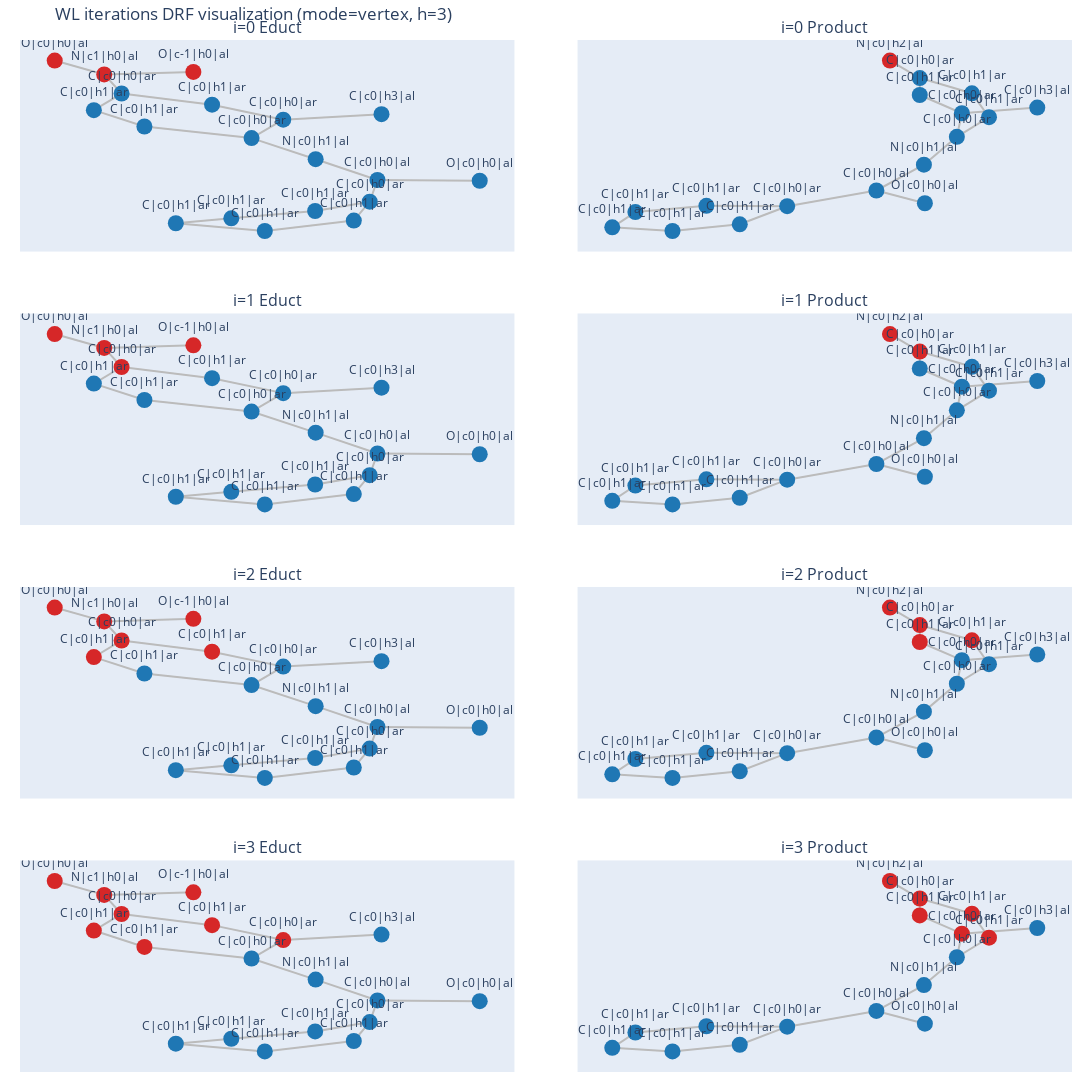

The notebook cell this image was saved under:
### Markdown cell above
### WL-Iterations- Visualisation for one reaction (vertex features)

### Code cell
fig_vertex_wl.show(renderer="vscode")

### Figure 1 — Plotly figure (JSON) as saved in the notebook; plotly's stock layout.template omitted (floating-point values rounded to 4 significant figures)
{"data": [{"hoverinfo": "none", "line": {"color": "#bbb", "width": 2}, "mode": "lines", "showlegend": false, "type": "scatter", "x": [0.2038, 0.05309, null, 0.05309, -0.05608, null, 0.05309, 0.004479, null, -0.05608, -0.1949, null, -0.1949, -0.2215, null, -0.1949, -0.2374, null, -0.2215, -0.2974, null, -0.2215, -0.08478, null, -0.2374, -0.1599, null, -0.1599, 0.004479, null, 0.004479, 0.1028, null, 0.1028, 0.1976, null, 0.1976, 0.3545, null, 0.1976, 0.1857, null, 0.1857, 0.1613, null, 0.1857, 0.102, null, 0.1613, 0.02483, null, 0.02483, -0.1117, null, -0.1117, -0.02656, null, -0.02656, 0.102, null], "xaxis": "x", "y": [0.3969, 0.3352, null, 0.3352, 0.5035, null, 0.3352, 0.1279, null, 0.5035, 0.6292, null, 0.6292, 0.844, null, 0.6292, 0.4424, null, 0.844, 1, null, 0.844, 0.8728, null, 0.4424, 0.2581, null, 0.2581, 0.1279, null, 0.1279, -0.1096, null, -0.1096, -0.344, null, -0.344, -0.3525, null, -0.344, -0.5875, null, -0.5875, -0.8003, null, -0.5875, -0.6929, null, -0.8003, -0.9175, null, -0.9175, -0.8305, null, -0.8305, -0.7753, null, -0.7753, -0.6929, null], "yaxis": "y"}, {"hoverinfo": "text", "hovertext": ["C|c0|h3|al", "C|c0|h0|ar", "C|c0|h1|ar", "C|c0|h0|ar", "N|c1|h0|al", "O|c0|h0|al", "O|c-1|h0|al", "C|c0|h1|ar", "C|c0|h1|ar", "C|c0|h0|ar", "N|c0|h1|al", "C|c0|h0|al", "O|c0|h0|al", "C|c0|h0|ar", "C|c0|h1|ar", "C|c0|h1|ar", "C|c0|h1|ar", "C|c0|h1|ar", "C|c0|h1|ar"], "marker": {"color": ["#1f77b4", "#1f77b4", "#1f77b4", "#1f77b4", "#d62728", "#d62728", "#d62728", "#1f77b4", "#1f77b4", "#1f77b4", "#1f77b4", "#1f77b4", "#1f77b4", "#1f77b4", "#1f77b4", "#1f77b4", "#1f77b4", "#1f77b4", "#1f77b4"], "size": 16}, "mode": "markers+text", "showlegend": false, "text": ["C|c0|h3|al", "C|c0|h0|ar", "C|c0|h1|ar", "C|c0|h0|ar", "N|c1|h0|al", "O|c0|h0|al", "O|c-1|h0|al", "C|c0|h1|ar", "C|c0|h1|ar", "C|c0|h0|ar", "N|c0|h1|al", "C|c0|h0|al", "O|c0|h0|al", "C|c0|h0|ar", "C|c0|h1|ar", "C|c0|h1|ar", "C|c0|h1|ar", "C|c0|h1|ar", "C|c0|h1|ar"], "textposition": "top center", "type": "scatter", "x": [0.2038, 0.05309, -0.05608, -0.1949, -0.2215, -0.2974, -0.08478, -0.2374, -0.1599, 0.004479, 0.1028, 0.1976, 0.3545, 0.1857, 0.1613, 0.02483, -0.1117, -0.02656, 0.102], "xaxis": "x", "y": [0.3969, 0.3352, 0.5035, 0.6292, 0.844, 1, 0.8728, 0.4424, 0.2581, 0.1279, -0.1096, -0.344, -0.3525, -0.5875, -0.8003, -0.9175, -0.8305, -0.7753, -0.6929], "yaxis": "y"}, {"hoverinfo": "none", "line": {"color": "#bbb", "width": 2}, "mode": "lines", "showlegend": false, "type": "scatter", "x": [0.5173, 0.304, null, 0.304, 0.1848, null, 0.304, 0.2898, null, 0.1848, 0.185, null, 0.185, 0.1005, null, 0.185, 0.3324, null, 0.3324, 0.3807, null, 0.3807, 0.2898, null, 0.2898, 0.1966, null, 0.1966, 0.06219, null, 0.06219, 0.1993, null, 0.06219, -0.1902, null, -0.1902, -0.4188, null, -0.1902, -0.3243, null, -0.4188, -0.6196, null, -0.6196, -0.685, null, -0.685, -0.5147, null, -0.5147, -0.3243, null], "xaxis": "x2", "y": [0.5123, 0.4533, null, 0.4533, 0.6425, null, 0.4533, 0.2084, null, 0.6425, 0.8183, null, 0.8183, 1, null, 0.8183, 0.6599, null, 0.6599, 0.412, null, 0.412, 0.2084, null, 0.2084, -0.08084, null, -0.08084, -0.3492, null, -0.3492, -0.4816, null, -0.3492, -0.5122, null, -0.5122, -0.5084, null, -0.5122, -0.7, null, -0.5084, -0.573, null, -0.573, -0.732, null, -0.732, -0.7695, null, -0.7695, -0.7, null], "yaxis": "y2"}, {"hoverinfo": "text", "hovertext": ["C|c0|h3|al", "C|c0|h0|ar", "C|c0|h1|ar", "C|c0|h0|ar", "N|c0|h2|al", "C|c0|h1|ar", "C|c0|h1|ar", "C|c0|h0|ar", "N|c0|h1|al", "C|c0|h0|al", "O|c0|h0|al", "C|c0|h0|ar", "C|c0|h1|ar", "C|c0|h1|ar", "C|c0|h1|ar", "C|c0|h1|ar", "C|c0|h1|ar"], "marker": {"color": ["#1f77b4", "#1f77b4", "#1f77b4", "#1f77b4", "#d62728", "#1f77b4", "#1f77b4", "#1f77b4", "#1f77b4", "#1f77b4", "#1f77b4", "#1f77b4", "#1f77b4", "#1f77b4", "#1f77b4", "#1f77b4", "#1f77b4"], "size": 16}, "mode": "markers+text", "showlegend": false, "text": ["C|c0|h3|al", "C|c0|h0|ar", "C|c0|h1|ar", "C|c0|h0|ar", "N|c0|h2|al", "C|c0|h1|ar", "C|c0|h1|ar", "C|c0|h0|ar", "N|c0|h1|al", "C|c0|h0|al", "O|c0|h0|al", "C|c0|h0|ar", "C|c0|h1|ar", "C|c0|h1|ar", "C|c0|h1|ar", "C|c0|h1|ar", "C|c0|h1|ar"], "textposition": "top center", "type": "scatter", "x": [0.5173, 0.304, 0.1848, 0.185, 0.1005, 0.3324, 0.3807, 0.2898, 0.1966, 0.06219, 0.1993, -0.1902, -0.4188, -0.6196, -0.685, -0.5147, -0.3243], "xaxis": "x2", "y": [0.5123, 0.4533, 0.6425, 0.8183, 1, 0.6599, 0.412, 0.2084, -0.08084, -0.3492, -0.4816, -0.5122, -0.5084, -0.573, -0.732, -0.7695, -0.7], "yaxis": "y2"}, {"hoverinfo": "none", "line": {"color": "#bbb", "width": 2}, "mode": "lines", "showlegend": false, "type": "scatter", "x": [0.2038, 0.05309, null, 0.05309, -0.05608, null, 0.05309, 0.004479, null, -0.05608, -0.1949, null, -0.1949, -0.2215, null, -0.1949, -0.2374, null, -0.2215, -0.2974, null, -0.2215, -0.08478, null, -0.2374, -0.1599, null, -0.1599, 0.004479, null, 0.004479, 0.1028, null, 0.1028, 0.1976, null, 0.1976, 0.3545, null, 0.1976, 0.1857, null, 0.1857, 0.1613, null, 0.1857, 0.102, null, 0.1613, 0.02483, null, 0.02483, -0.1117, null, -0.1117, -0.02656, null, -0.02656, 0.102, null], "xaxis": "x3", "y": [0.3969, 0.3352, null, 0.3352, 0.5035, null, 0.3352, 0.1279, null, 0.5035, 0.6292, null, 0.6292, 0.844, null, 0.6292, 0.4424, null, 0.844, 1, null, 0.844, 0.8728, null, 0.4424, 0.2581, null, 0.2581, 0.1279, null, 0.1279, -0.1096, null, -0.1096, -0.344, null, -0.344, -0.3525, null, -0.344, -0.5875, null, -0.5875, -0.8003, null, -0.5875, -0.6929, null, -0.8003, -0.9175, null, -0.9175, -0.8305, null, -0.8305, -0.7753, null, -0.7753, -0.6929, null], "yaxis": "y3"}, {"hoverinfo": "text", "hovertext": ["C|c0|h3|al", "C|c0|h0|ar", "C|c0|h1|ar", "C|c0|h0|ar", "N|c1|h0|al", "O|c0|h0|al", "O|c-1|h0|al", "C|c0|h1|ar", "C|c0|h1|ar", "C|c0|h0|ar", "N|c0|h1|al", "C|c0|h0|al", "O|c0|h0|al", "C|c0|h0|ar", "C|c0|h1|ar", "C|c0|h1|ar", "C|c0|h1|ar", "C|c0|h1|ar", "C|c0|h1|ar"], "marker": {"color": ["#1f77b4", "#1f77b4", "#1f77b4", "#d62728", "#d62728", "#d62728", "#d62728", "#1f77b4", "#1f77b4", "#1f77b4", "#1f77b4", "#1f77b4", "#1f77b4", "#1f77b4", "#1f77b4", "#1f77b4", "#1f77b4", "#1f77b4", "#1f77b4"], "size": 16}, "mode": "markers+text", "showlegend": false, "text": ["C|c0|h3|al", "C|c0|h0|ar", "C|c0|h1|ar", "C|c0|h0|ar", "N|c1|h0|al", "O|c0|h0|al", "O|c-1|h0|al", "C|c0|h1|ar", "C|c0|h1|ar", "C|c0|h0|ar", "N|c0|h1|al", "C|c0|h0|al", "O|c0|h0|al", "C|c0|h0|ar", "C|c0|h1|ar", "C|c0|h1|ar", "C|c0|h1|ar", "C|c0|h1|ar", "C|c0|h1|ar"], "textposition": "top center", "type": "scatter", "x": [0.2038, 0.05309, -0.05608, -0.1949, -0.2215, -0.2974, -0.08478, -0.2374, -0.1599, 0.004479, 0.1028, 0.1976, 0.3545, 0.1857, 0.1613, 0.02483, -0.1117, -0.02656, 0.102], "xaxis": "x3", "y": [0.3969, 0.3352, 0.5035, 0.6292, 0.844, 1, 0.8728, 0.4424, 0.2581, 0.1279, -0.1096, -0.344, -0.3525, -0.5875, -0.8003, -0.9175, -0.8305, -0.7753, -0.6929], "yaxis": "y3"}, {"hoverinfo": "none", "line": {"color": "#bbb", "width": 2}, "mode": "lines", "showlegend": false, "type": "scatter", "x": [0.5173, 0.304, null, 0.304, 0.1848, null, 0.304, 0.2898, null, 0.1848, 0.185, null, 0.185, 0.1005, null, 0.185, 0.3324, null, 0.3324, 0.3807, null, 0.3807, 0.2898, null, 0.2898, 0.1966, null, 0.1966, 0.06219, null, 0.06219, 0.1993, null, 0.06219, -0.1902, null, -0.1902, -0.4188, null, -0.1902, -0.3243, null, -0.4188, -0.6196, null, -0.6196, -0.685, null, -0.685, -0.5147, null, -0.5147, -0.3243, null], "xaxis": "x4", "y": [0.5123, 0.4533, null, 0.4533, 0.6425, null, 0.4533, 0.2084, null, 0.6425, 0.8183, null, 0.8183, 1, null, 0.8183, 0.6599, null, 0.6599, 0.412, null, 0.412, 0.2084, null, 0.2084, -0.08084, null, -0.08084, -0.3492, null, -0.3492, -0.4816, null, -0.3492, -0.5122, null, -0.5122, -0.5084, null, -0.5122, -0.7, null, -0.5084, -0.573, null, -0.573, -0.732, null, -0.732, -0.7695, null, -0.7695, -0.7, null], "yaxis": "y4"}, {"hoverinfo": "text", "hovertext": ["C|c0|h3|al", "C|c0|h0|ar", "C|c0|h1|ar", "C|c0|h0|ar", "N|c0|h2|al", "C|c0|h1|ar", "C|c0|h1|ar", "C|c0|h0|ar", "N|c0|h1|al", "C|c0|h0|al", "O|c0|h0|al", "C|c0|h0|ar", "C|c0|h1|ar", "C|c0|h1|ar", "C|c0|h1|ar", "C|c0|h1|ar", "C|c0|h1|ar"], "marker": {"color": ["#1f77b4", "#1f77b4", "#1f77b4", "#d62728", "#d62728", "#1f77b4", "#1f77b4", "#1f77b4", "#1f77b4", "#1f77b4", "#1f77b4", "#1f77b4", "#1f77b4", "#1f77b4", "#1f77b4", "#1f77b4", "#1f77b4"], "size": 16}, "mode": "markers+text", "showlegend": false, "text": ["C|c0|h3|al", "C|c0|h0|ar", "C|c0|h1|ar", "C|c0|h0|ar", "N|c0|h2|al", "C|c0|h1|ar", "C|c0|h1|ar", "C|c0|h0|ar", "N|c0|h1|al", "C|c0|h0|al", "O|c0|h0|al", "C|c0|h0|ar", "C|c0|h1|ar", "C|c0|h1|ar", "C|c0|h1|ar", "C|c0|h1|ar", "C|c0|h1|ar"], "textposition": "top center", "type": "scatter", "x": [0.5173, 0.304, 0.1848, 0.185, 0.1005, 0.3324, 0.3807, 0.2898, 0.1966, 0.06219, 0.1993, -0.1902, -0.4188, -0.6196, -0.685, -0.5147, -0.3243], "xaxis": "x4", "y": [0.5123, 0.4533, 0.6425, 0.8183, 1, 0.6599, 0.412, 0.2084, -0.08084, -0.3492, -0.4816, -0.5122, -0.5084, -0.573, -0.732, -0.7695, -0.7], "yaxis": "y4"}, {"hoverinfo": "none", "line": {"color": "#bbb", "width": 2}, "mode": "lines", "showlegend": false, "type": "scatter", "x": [0.2038, 0.05309, null, 0.05309, -0.05608, null, 0.05309, 0.004479, null, -0.05608, -0.1949, null, -0.1949, -0.2215, null, -0.1949, -0.2374, null, -0.2215, -0.2974, null, -0.2215, -0.08478, null, -0.2374, -0.1599, null, -0.1599, 0.004479, null, 0.004479, 0.1028, null, 0.1028, 0.1976, null, 0.1976, 0.3545, null, 0.1976, 0.1857, null, 0.1857, 0.1613, null, 0.1857, 0.102, null, 0.1613, 0.02483, null, 0.02483, -0.1117, null, -0.1117, -0.02656, null, -0.02656, 0.102, null], "xaxis": "x5", "y": [0.3969, 0.3352, null, 0.3352, 0.5035, null, 0.3352, 0.1279, null, 0.5035, 0.6292, null, 0.6292, 0.844, null, 0.6292, 0.4424, null, 0.844, 1, null, 0.844, 0.8728, null, 0.4424, 0.2581, null, 0.2581, 0.1279, null, 0.1279, -0.1096, null, -0.1096, -0.344, null, -0.344, -0.3525, null, -0.344, -0.5875, null, -0.5875, -0.8003, null, -0.5875, -0.6929, null, -0.8003, -0.9175, null, -0.9175, -0.8305, null, -0.8305, -0.7753, null, -0.7753, -0.6929, null], "yaxis": "y5"}, {"hoverinfo": "text", "hovertext": ["C|c0|h3|al", "C|c0|h0|ar", "C|c0|h1|ar", "C|c0|h0|ar", "N|c1|h0|al", "O|c0|h0|al", "O|c-1|h0|al", "C|c0|h1|ar", "C|c0|h1|ar", "C|c0|h0|ar", "N|c0|h1|al", "C|c0|h0|al", "O|c0|h0|al", "C|c0|h0|ar", "C|c0|h1|ar", "C|c0|h1|ar", "C|c0|h1|ar", "C|c0|h1|ar", "C|c0|h1|ar"], "marker": {"color": ["#1f77b4", "#1f77b4", "#d62728", "#d62728", "#d62728", "#d62728", "#d62728", "#d62728", "#1f77b4", "#1f77b4", "#1f77b4", "#1f77b4", "#1f77b4", "#1f77b4", "#1f77b4", "#1f77b4", "#1f77b4", "#1f77b4", "#1f77b4"], "size": 16}, "mode": "markers+text", "showlegend": false, "text": ["C|c0|h3|al", "C|c0|h0|ar", "C|c0|h1|ar", "C|c0|h0|ar", "N|c1|h0|al", "O|c0|h0|al", "O|c-1|h0|al", "C|c0|h1|ar", "C|c0|h1|ar", "C|c0|h0|ar", "N|c0|h1|al", "C|c0|h0|al", "O|c0|h0|al", "C|c0|h0|ar", "C|c0|h1|ar", "C|c0|h1|ar", "C|c0|h1|ar", "C|c0|h1|ar", "C|c0|h1|ar"], "textposition": "top center", "type": "scatter", "x": [0.2038, 0.05309, -0.05608, -0.1949, -0.2215, -0.2974, -0.08478, -0.2374, -0.1599, 0.004479, 0.1028, 0.1976, 0.3545, 0.1857, 0.1613, 0.02483, -0.1117, -0.02656, 0.102], "xaxis": "x5", "y": [0.3969, 0.3352, 0.5035, 0.6292, 0.844, 1, 0.8728, 0.4424, 0.2581, 0.1279, -0.1096, -0.344, -0.3525, -0.5875, -0.8003, -0.9175, -0.8305, -0.7753, -0.6929], "yaxis": "y5"}, {"hoverinfo": "none", "line": {"color": "#bbb", "width": 2}, "mode": "lines", "showlegend": false, "type": "scatter", "x": [0.5173, 0.304, null, 0.304, 0.1848, null, 0.304, 0.2898, null, 0.1848, 0.185, null, 0.185, 0.1005, null, 0.185, 0.3324, null, 0.3324, 0.3807, null, 0.3807, 0.2898, null, 0.2898, 0.1966, null, 0.1966, 0.06219, null, 0.06219, 0.1993, null, 0.06219, -0.1902, null, -0.1902, -0.4188, null, -0.1902, -0.3243, null, -0.4188, -0.6196, null, -0.6196, -0.685, null, -0.685, -0.5147, null, -0.5147, -0.3243, null], "xaxis": "x6", "y": [0.5123, 0.4533, null, 0.4533, 0.6425, null, 0.4533, 0.2084, null, 0.6425, 0.8183, null, 0.8183, 1, null, 0.8183, 0.6599, null, 0.6599, 0.412, null, 0.412, 0.2084, null, 0.2084, -0.08084, null, -0.08084, -0.3492, null, -0.3492, -0.4816, null, -0.3492, -0.5122, null, -0.5122, -0.5084, null, -0.5122, -0.7, null, -0.5084, -0.573, null, -0.573, -0.732, null, -0.732, -0.7695, null, -0.7695, -0.7, null], "yaxis": "y6"}, {"hoverinfo": "text", "hovertext": ["C|c0|h3|al", "C|c0|h0|ar", "C|c0|h1|ar", "C|c0|h0|ar", "N|c0|h2|al", "C|c0|h1|ar", "C|c0|h1|ar", "C|c0|h0|ar", "N|c0|h1|al", "C|c0|h0|al", "O|c0|h0|al", "C|c0|h0|ar", "C|c0|h1|ar", "C|c0|h1|ar", "C|c0|h1|ar", "C|c0|h1|ar", "C|c0|h1|ar"], "marker": {"color": ["#1f77b4", "#1f77b4", "#d62728", "#d62728", "#d62728", "#d62728", "#1f77b4", "#1f77b4", "#1f77b4", "#1f77b4", "#1f77b4", "#1f77b4", "#1f77b4", "#1f77b4", "#1f77b4", "#1f77b4", "#1f77b4"], "size": 16}, "mode": "markers+text", "showlegend": false, "text": ["C|c0|h3|al", "C|c0|h0|ar", "C|c0|h1|ar", "C|c0|h0|ar", "N|c0|h2|al", "C|c0|h1|ar", "C|c0|h1|ar", "C|c0|h0|ar", "N|c0|h1|al", "C|c0|h0|al", "O|c0|h0|al", "C|c0|h0|ar", "C|c0|h1|ar", "C|c0|h1|ar", "C|c0|h1|ar", "C|c0|h1|ar", "C|c0|h1|ar"], "textposition": "top center", "type": "scatter", "x": [0.5173, 0.304, 0.1848, 0.185, 0.1005, 0.3324, 0.3807, 0.2898, 0.1966, 0.06219, 0.1993, -0.1902, -0.4188, -0.6196, -0.685, -0.5147, -0.3243], "xaxis": "x6", "y": [0.5123, 0.4533, 0.6425, 0.8183, 1, 0.6599, 0.412, 0.2084, -0.08084, -0.3492, -0.4816, -0.5122, -0.5084, -0.573, -0.732, -0.7695, -0.7], "yaxis": "y6"}, {"hoverinfo": "none", "line": {"color": "#bbb", "width": 2}, "mode": "lines", "showlegend": false, "type": "scatter", "x": [0.2038, 0.05309, null, 0.05309, -0.05608, null, 0.05309, 0.004479, null, -0.05608, -0.1949, null, -0.1949, -0.2215, null, -0.1949, -0.2374, null, -0.2215, -0.2974, null, -0.2215, -0.08478, null, -0.2374, -0.1599, null, -0.1599, 0.004479, null, 0.004479, 0.1028, null, 0.1028, 0.1976, null, 0.1976, 0.3545, null, 0.1976, 0.1857, null, 0.1857, 0.1613, null, 0.1857, 0.102, null, 0.1613, 0.02483, null, 0.02483, -0.1117, null, -0.1117, -0.02656, null, -0.02656, 0.102, null], "xaxis": "x7", "y": [0.3969, 0.3352, null, 0.3352, 0.5035, null, 0.3352, 0.1279, null, 0.5035, 0.6292, null, 0.6292, 0.844, null, 0.6292, 0.4424, null, 0.844, 1, null, 0.844, 0.8728, null, 0.4424, 0.2581, null, 0.2581, 0.1279, null, 0.1279, -0.1096, null, -0.1096, -0.344, null, -0.344, -0.3525, null, -0.344, -0.5875, null, -0.5875, -0.8003, null, -0.5875, -0.6929, null, -0.8003, -0.9175, null, -0.9175, -0.8305, null, -0.8305, -0.7753, null, -0.7753, -0.6929, null], "yaxis": "y7"}, {"hoverinfo": "text", "hovertext": ["C|c0|h3|al", "C|c0|h0|ar", "C|c0|h1|ar", "C|c0|h0|ar", "N|c1|h0|al", "O|c0|h0|al", "O|c-1|h0|al", "C|c0|h1|ar", "C|c0|h1|ar", "C|c0|h0|ar", "N|c0|h1|al", "C|c0|h0|al", "O|c0|h0|al", "C|c0|h0|ar", "C|c0|h1|ar", "C|c0|h1|ar", "C|c0|h1|ar", "C|c0|h1|ar", "C|c0|h1|ar"], "marker": {"color": ["#1f77b4", "#d62728", "#d62728", "#d62728", "#d62728", "#d62728", "#d62728", "#d62728", "#d62728", "#1f77b4", "#1f77b4", "#1f77b4", "#1f77b4", "#1f77b4", "#1f77b4", "#1f77b4", "#1f77b4", "#1f77b4", "#1f77b4"], "size": 16}, "mode": "markers+text", "showlegend": false, "text": ["C|c0|h3|al", "C|c0|h0|ar", "C|c0|h1|ar", "C|c0|h0|ar", "N|c1|h0|al", "O|c0|h0|al", "O|c-1|h0|al", "C|c0|h1|ar", "C|c0|h1|ar", "C|c0|h0|ar", "N|c0|h1|al", "C|c0|h0|al", "O|c0|h0|al", "C|c0|h0|ar", "C|c0|h1|ar", "C|c0|h1|ar", "C|c0|h1|ar", "C|c0|h1|ar", "C|c0|h1|ar"], "textposition": "top center", "type": "scatter", "x": [0.2038, 0.05309, -0.05608, -0.1949, -0.2215, -0.2974, -0.08478, -0.2374, -0.1599, 0.004479, 0.1028, 0.1976, 0.3545, 0.1857, 0.1613, 0.02483, -0.1117, -0.02656, 0.102], "xaxis": "x7", "y": [0.3969, 0.3352, 0.5035, 0.6292, 0.844, 1, 0.8728, 0.4424, 0.2581, 0.1279, -0.1096, -0.344, -0.3525, -0.5875, -0.8003, -0.9175, -0.8305, -0.7753, -0.6929], "yaxis": "y7"}, {"hoverinfo": "none", "line": {"color": "#bbb", "width": 2}, "mode": "lines", "showlegend": false, "type": "scatter", "x": [0.5173, 0.304, null, 0.304, 0.1848, null, 0.304, 0.2898, null, 0.1848, 0.185, null, 0.185, 0.1005, null, 0.185, 0.3324, null, 0.3324, 0.3807, null, 0.3807, 0.2898, null, 0.2898, 0.1966, null, 0.1966, 0.06219, null, 0.06219, 0.1993, null, 0.06219, -0.1902, null, -0.1902, -0.4188, null, -0.1902, -0.3243, null, -0.4188, -0.6196, null, -0.6196, -0.685, null, -0.685, -0.5147, null, -0.5147, -0.3243, null], "xaxis": "x8", "y": [0.5123, 0.4533, null, 0.4533, 0.6425, null, 0.4533, 0.2084, null, 0.6425, 0.8183, null, 0.8183, 1, null, 0.8183, 0.6599, null, 0.6599, 0.412, null, 0.412, 0.2084, null, 0.2084, -0.08084, null, -0.08084, -0.3492, null, -0.3492, -0.4816, null, -0.3492, -0.5122, null, -0.5122, -0.5084, null, -0.5122, -0.7, null, -0.5084, -0.573, null, -0.573, -0.732, null, -0.732, -0.7695, null, -0.7695, -0.7, null], "yaxis": "y8"}, {"hoverinfo": "text", "hovertext": ["C|c0|h3|al", "C|c0|h0|ar", "C|c0|h1|ar", "C|c0|h0|ar", "N|c0|h2|al", "C|c0|h1|ar", "C|c0|h1|ar", "C|c0|h0|ar", "N|c0|h1|al", "C|c0|h0|al", "O|c0|h0|al", "C|c0|h0|ar", "C|c0|h1|ar", "C|c0|h1|ar", "C|c0|h1|ar", "C|c0|h1|ar", "C|c0|h1|ar"], "marker": {"color": ["#1f77b4", "#d62728", "#d62728", "#d62728", "#d62728", "#d62728", "#d62728", "#1f77b4", "#1f77b4", "#1f77b4", "#1f77b4", "#1f77b4", "#1f77b4", "#1f77b4", "#1f77b4", "#1f77b4", "#1f77b4"], "size": 16}, "mode": "markers+text", "showlegend": false, "text": ["C|c0|h3|al", "C|c0|h0|ar", "C|c0|h1|ar", "C|c0|h0|ar", "N|c0|h2|al", "C|c0|h1|ar", "C|c0|h1|ar", "C|c0|h0|ar", "N|c0|h1|al", "C|c0|h0|al", "O|c0|h0|al", "C|c0|h0|ar", "C|c0|h1|ar", "C|c0|h1|ar", "C|c0|h1|ar", "C|c0|h1|ar", "C|c0|h1|ar"], "textposition": "top center", "type": "scatter", "x": [0.5173, 0.304, 0.1848, 0.185, 0.1005, 0.3324, 0.3807, 0.2898, 0.1966, 0.06219, 0.1993, -0.1902, -0.4188, -0.6196, -0.685, -0.5147, -0.3243], "xaxis": "x8", "y": [0.5123, 0.4533, 0.6425, 0.8183, 1, 0.6599, 0.412, 0.2084, -0.08084, -0.3492, -0.4816, -0.5122, -0.5084, -0.573, -0.732, -0.7695, -0.7], "yaxis": "y8"}], "layout": {"annotations": [{"font": {"size": 16}, "showarrow": false, "text": "i=0 Educt", "x": 0.235, "xanchor": "center", "xref": "paper", "y": 1, "yanchor": "bottom", "yref": "paper"}, {"font": {"size": 16}, "showarrow": false, "text": "i=0 Product", "x": 0.765, "xanchor": "center", "xref": "paper", "y": 1, "yanchor": "bottom", "yref": "paper"}, {"font": {"size": 16}, "showarrow": false, "text": "i=1 Educt", "x": 0.235, "xanchor": "center", "xref": "paper", "y": 0.735, "yanchor": "bottom", "yref": "paper"}, {"font": {"size": 16}, "showarrow": false, "text": "i=1 Product", "x": 0.765, "xanchor": "center", "xref": "paper", "y": 0.735, "yanchor": "bottom", "yref": "paper"}, {"font": {"size": 16}, "showarrow": false, "text": "i=2 Educt", "x": 0.235, "xanchor": "center", "xref": "paper", "y": 0.47, "yanchor": "bottom", "yref": "paper"}, {"font": {"size": 16}, "showarrow": false, "text": "i=2 Product", "x": 0.765, "xanchor": "center", "xref": "paper", "y": 0.47, "yanchor": "bottom", "yref": "paper"}, {"font": {"size": 16}, "showarrow": false, "text": "i=3 Educt", "x": 0.235, "xanchor": "center", "xref": "paper", "y": 0.205, "yanchor": "bottom", "yref": "paper"}, {"font": {"size": 16}, "showarrow": false, "text": "i=3 Product", "x": 0.765, "xanchor": "center", "xref": "paper", "y": 0.205, "yanchor": "bottom", "yref": "paper"}], "height": 1280, "margin": {"b": 20, "l": 20, "r": 20, "t": 40}, "showlegend": false, "title": {"text": "WL iterations DRF visualization (mode=vertex, h=3)"}, "width": 1200, "xaxis": {"anchor": "y", "domain": [0, 0.47], "showgrid": false, "showticklabels": false, "zeroline": false}, "xaxis2": {"anchor": "y2", "domain": [0.53, 1], "showgrid": false, "showticklabels": false, "zeroline": false}, "xaxis3": {"anchor": "y3", "domain": [0, 0.47], "showgrid": false, "showticklabels": false, "zeroline": false}, "xaxis4": {"anchor": "y4", "domain": [0.53, 1], "showgrid": false, "showticklabels": false, "zeroline": false}, "xaxis5": {"anchor": "y5", "domain": [0, 0.47], "showgrid": false, "showticklabels": false, "zeroline": false}, "xaxis6": {"anchor": "y6", "domain": [0.53, 1], "showgrid": false, "showticklabels": false, "zeroline": false}, "xaxis7": {"anchor": "y7", "domain": [0, 0.47], "showgrid": false, "showticklabels": false, "zeroline": false}, "xaxis8": {"anchor": "y8", "domain": [0.53, 1], "showgrid": false, "showticklabels": false, "zeroline": false}, "yaxis": {"anchor": "x", "domain": [0.795, 1], "showgrid": false, "showticklabels": false, "zeroline": false}, "yaxis2": {"anchor": "x2", "domain": [0.795, 1], "showgrid": false, "showticklabels": false, "zeroline": false}, "yaxis3": {"anchor": "x3", "domain": [0.53, 0.735], "showgrid": false, "showticklabels": false, "zeroline": false}, "yaxis4": {"anchor": "x4", "domain": [0.53, 0.735], "showgrid": false, "showticklabels": false, "zeroline": false}, "yaxis5": {"anchor": "x5", "domain": [0.265, 0.47], "showgrid": false, "showticklabels": false, "zeroline": false}, "yaxis6": {"anchor": "x6", "domain": [0.265, 0.47], "showgrid": false, "showticklabels": false, "zeroline": false}, "yaxis7": {"anchor": "x7", "domain": [0, 0.205], "showgrid": false, "showticklabels": false, "zeroline": false}, "yaxis8": {"anchor": "x8", "domain": [0, 0.205], "showgrid": false, "showticklabels": false, "zeroline": false}}}
